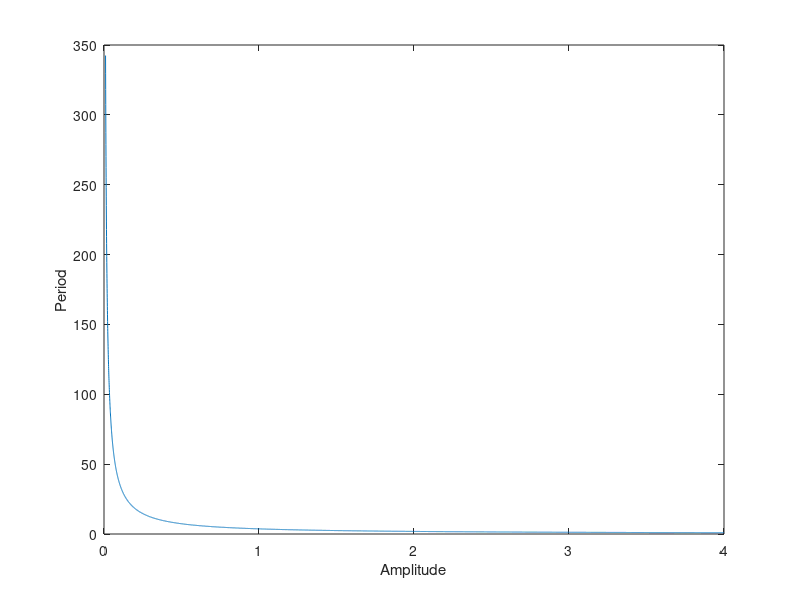

Write the MATLAB code that produced this figure.
clear;

m = 1;
amp = 2;
x = linspace(0,amp - 0.0001,10000);
n = length(x);
f = @(x) sqrt((8*m)./(amp.^4 - x.^4));
y = f(x);
t1 = integral(f,x(1),x(n));
t2 = trapz(x,y);
fprintf('MATLAB Integral Function: t = %f \nTrapezoid Method: t = %f',t1,t2);

f = @(x,a) sqrt((8*m)./(a.^4 - x.^4));
a = linspace(0.01,4,10000);
n = length(a);

t = [];

for i = a(1:n)
x = linspace(0,i - 0.0001,10000);
t = [t,trapz(x,f(x,i))];
end

plot(a,t,'-');
xlabel('Amplitude');
ylabel('Period');
